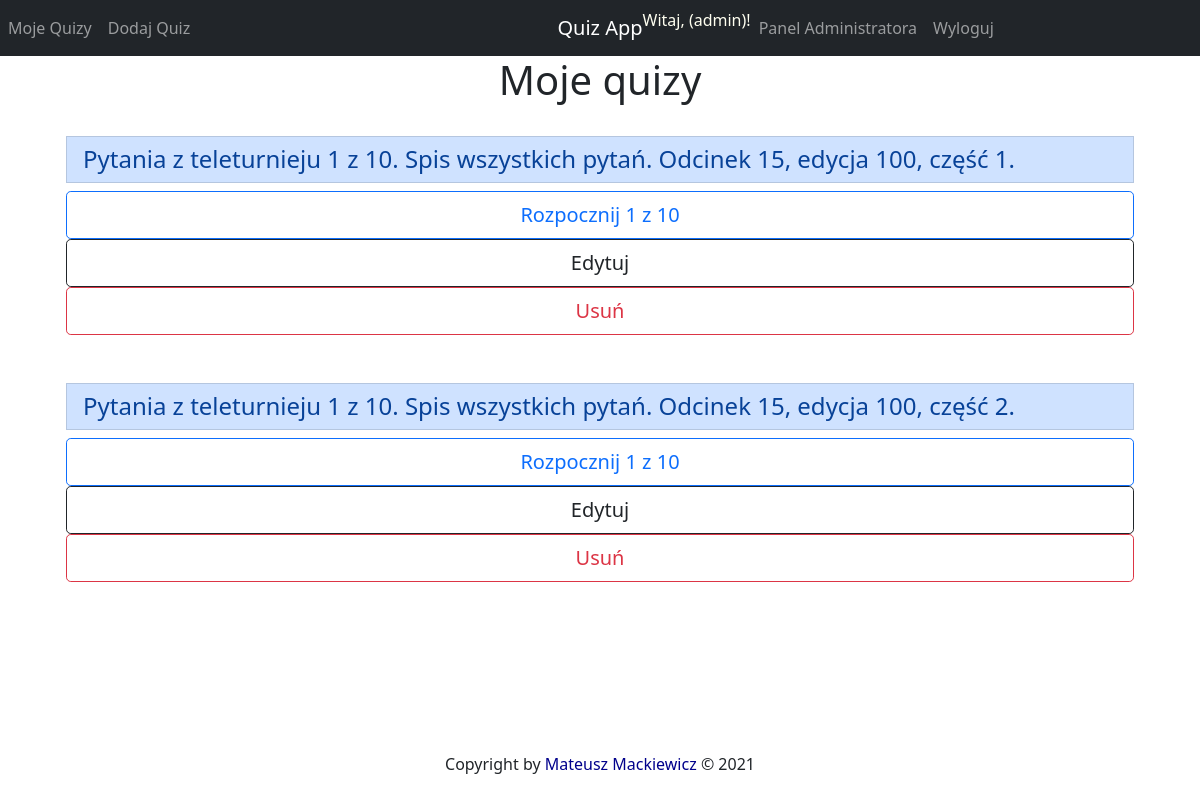
The page /moje/ (signed in) on the database its author committed.
### quiz/models.py (models this page shows, shortened)
class Quiz(models.Model):
    tworca = models.ForeignKey(User, on_delete=models.SET_NULL, null=True, blank=True)
    nazwa = models.CharField(max_length=100)
    opis = models.CharField(max_length=1000)

### quiz/views.py (the view)
# urls.py: path('moje/', moje_quizy, name='moje_quizy'),
@login_required
def moje_quizy(request):
    user = request.user
    quizy = Quiz.objects.filter(tworca=user)
    return render(request, 'mojequizy.html', {'quizy': quizy})

### quiz/templates/mojequizy.html (shortened to what this page needs)
{% extends 'base.html' %}
{% block content %}
    {% if quizy %}
    <h1 align="center">Moje quizy</h1>
<div class="list-group">
    {% for quiz in quizy %}
    <div class="row m-4">
        <h4 class="list-group-item list-group-item-primary">{{quiz.opis}}</h4>
        <a href="{% url 'dany_quiz' id=quiz.id %}" class="btn btn-outline-primary btn-lg btn-block"> Rozpocznij {{ quiz.nazwa }}</a>
        <a href="{% url 'edytuj_quiz' id=quiz.id %}" class="btn btn-outline-dark btn-lg btn-block pull-right"> Edytuj </a>
        <a href="{% url 'usun_quiz' pk=quiz.id %}" class="btn btn-outline-danger btn-lg btn-block pull-right"> Usuń </a>
        <br />
    </div>
    {% endfor %}
</div>
{% else %}
<h1 align="center">Brak quizów użytkownika!</h1>
    {% endif %}
{% endblock %}

### quiz/templates/base.html (shortened to what this page needs)
<!DOCTYPE html>
{% load static %}
<html lang="pl">
  <head>
    <link href="https://cdn.jsdelivr.net/npm/bootstrap@5.0.0-beta1/dist/css/bootstrap.min.css" rel="stylesheet">
  </head>
  <body>
  <nav class="navbar navbar-expand-lg navbar-dark bg-dark">
       <div class="navbar-collapse collapse w-100 order-1 order-md-0 dual-collapse2">
        <ul class="navbar-nav mr-auto">
            {% if user.is_authenticated %}
            <li class="nav-item" style="color:gray">
                <a href="{% url 'moje_quizy' %}" class="nav-link">Moje Quizy</a>
            </li>
            <li class="nav-item" style="color:gray">
                <a href="{% url 'dodaj_quiz' %}" class="nav-link">Dodaj Quiz</a>
            </li>
            {% endif %}
        </ul>
       </div>
        <div class="mx-auto order-0">
        <a class="navbar-brand mx-auto" href="{% url 'index' %}">Quiz App</a>
    </div>
      <div class="navbar-collapse collapse w-100 order-3 dual-collapse2">
        <ul class="navbar-nav ml-auto">
            {% if user.is_authenticated %}
            <li class="nav-item ">
                <font color="fffff">Witaj, <b>{{user.get_full_name }}</b> ({{ user.get_username }})!</font>
            </li>
            {% if user.is_superuser %}
            <li class="nav-item ">
                <a class="nav-link" href="/admin">Panel Administratora</a>
            </li>
            {% endif %}
            <li class="nav-item">
                <a class="nav-link" href="{% url 'wyloguj' %}">Wyloguj</a>
            </li>
            {% endif %}
        </ul>
    </div>
  </nav>
  <div class="container">
  {% block content %}
  {% endblock %}
  </div>
 <section class="copyright py-4 text-center text-dark fixed-bottom">
    <div class="container">
      <medium>Copyright by <font color="#00008b">Mateusz Mackiewicz</font> &copy; 2021</medium>
    </div>
  </section>
  </body>
</html>

### rows shown on the page
Quiz: opis "Pytania z teleturnieju 1 z 10. Spis wszystkich pytań. Odcinek 15, edycja 100, część 1.", nazwa "1 z 10"
Quiz: opis "Pytania z teleturnieju 1 z 10. Spis wszystkich pytań. Odcinek 15, edycja 100, część 2.", nazwa "1 z 10"

### other values the page prints
{{ user.get_username }} "admin"
